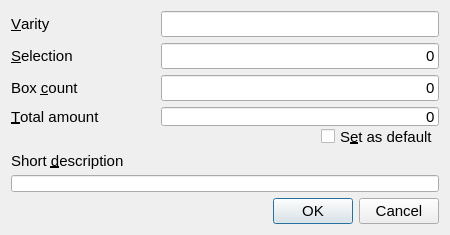
<?xml version="1.0" encoding="UTF-8"?>
<ui version="4.0">
 <class>add_item</class>
 <widget class="QDialog" name="add_item">
  <property name="windowModality">
   <enum>Qt::ApplicationModal</enum>
  </property>
  <property name="geometry">
   <rect>
    <x>0</x>
    <y>0</y>
    <width>450</width>
    <height>235</height>
   </rect>
  </property>
  <property name="sizePolicy">
   <sizepolicy hsizetype="Preferred" vsizetype="Minimum">
    <horstretch>0</horstretch>
    <verstretch>0</verstretch>
   </sizepolicy>
  </property>
  <property name="minimumSize">
   <size>
    <width>450</width>
    <height>235</height>
   </size>
  </property>
  <property name="font">
   <font>
    <pointsize>11</pointsize>
   </font>
  </property>
  <property name="windowTitle">
   <string>Adding new item</string>
  </property>
  <property name="locale">
   <locale language="Russian" country="RussianFederation"/>
  </property>
  <property name="modal">
   <bool>true</bool>
  </property>
  <layout class="QVBoxLayout" name="verticalLayout">
   <item>
    <layout class="QHBoxLayout" name="horizontalLayout">
     <property name="spacing">
      <number>0</number>
     </property>
     <item>
      <widget class="QLabel" name="label">
       <property name="sizePolicy">
        <sizepolicy hsizetype="Preferred" vsizetype="Preferred">
         <horstretch>0</horstretch>
         <verstretch>0</verstretch>
        </sizepolicy>
       </property>
       <property name="minimumSize">
        <size>
         <width>150</width>
         <height>0</height>
        </size>
       </property>
       <property name="text">
        <string>&amp;Varity</string>
       </property>
       <property name="buddy">
        <cstring>varity</cstring>
       </property>
      </widget>
     </item>
     <item>
      <widget class="QLineEdit" name="varity">
       <property name="alignment">
        <set>Qt::AlignRight|Qt::AlignTrailing|Qt::AlignVCenter</set>
       </property>
      </widget>
     </item>
    </layout>
   </item>
   <item>
    <layout class="QHBoxLayout" name="horizontalLayout_2">
     <property name="spacing">
      <number>0</number>
     </property>
     <item>
      <widget class="QLabel" name="label_2">
       <property name="minimumSize">
        <size>
         <width>150</width>
         <height>0</height>
        </size>
       </property>
       <property name="text">
        <string>&amp;Selection</string>
       </property>
       <property name="buddy">
        <cstring>selection</cstring>
       </property>
      </widget>
     </item>
     <item>
      <widget class="QLineEdit" name="selection">
       <property name="inputMask">
        <string/>
       </property>
       <property name="text">
        <string>0</string>
       </property>
       <property name="alignment">
        <set>Qt::AlignRight|Qt::AlignTrailing|Qt::AlignVCenter</set>
       </property>
      </widget>
     </item>
    </layout>
   </item>
   <item>
    <layout class="QHBoxLayout" name="horizontalLayout_3">
     <property name="spacing">
      <number>0</number>
     </property>
     <item>
      <widget class="QLabel" name="label_3">
       <property name="minimumSize">
        <size>
         <width>150</width>
         <height>0</height>
        </size>
       </property>
       <property name="text">
        <string>Box &amp;count</string>
       </property>
       <property name="buddy">
        <cstring>box_amount</cstring>
       </property>
      </widget>
     </item>
     <item>
      <widget class="QLineEdit" name="box_amount">
       <property name="text">
        <string>0</string>
       </property>
       <property name="alignment">
        <set>Qt::AlignRight|Qt::AlignTrailing|Qt::AlignVCenter</set>
       </property>
      </widget>
     </item>
    </layout>
   </item>
   <item>
    <layout class="QVBoxLayout" name="verticalLayout_3">
     <property name="spacing">
      <number>1</number>
     </property>
     <property name="bottomMargin">
      <number>0</number>
     </property>
     <item>
      <layout class="QHBoxLayout" name="horizontalLayout_4">
       <property name="spacing">
        <number>0</number>
       </property>
       <item>
        <widget class="QLabel" name="label_4">
         <property name="minimumSize">
          <size>
           <width>150</width>
           <height>0</height>
          </size>
         </property>
         <property name="text">
          <string>&amp;Total amount</string>
         </property>
         <property name="buddy">
          <cstring>item_amount</cstring>
         </property>
        </widget>
       </item>
       <item>
        <widget class="QLineEdit" name="item_amount">
         <property name="text">
          <string>0</string>
         </property>
         <property name="alignment">
          <set>Qt::AlignRight|Qt::AlignTrailing|Qt::AlignVCenter</set>
         </property>
        </widget>
       </item>
      </layout>
     </item>
     <item>
      <layout class="QHBoxLayout" name="horizontalLayout_6">
       <property name="bottomMargin">
        <number>0</number>
       </property>
       <item>
        <spacer name="horizontalSpacer">
         <property name="orientation">
          <enum>Qt::Horizontal</enum>
         </property>
         <property name="sizeHint" stdset="0">
          <size>
           <width>40</width>
           <height>20</height>
          </size>
         </property>
        </spacer>
       </item>
       <item>
        <widget class="QCheckBox" name="setDefault">
         <property name="text">
          <string>S&amp;et as default</string>
         </property>
        </widget>
       </item>
      </layout>
     </item>
    </layout>
   </item>
   <item>
    <layout class="QVBoxLayout" name="verticalLayout_2">
     <item>
      <widget class="QLabel" name="label_5">
       <property name="text">
        <string>Short &amp;description</string>
       </property>
       <property name="buddy">
        <cstring>description</cstring>
       </property>
      </widget>
     </item>
     <item>
      <widget class="QLineEdit" name="description">
       <property name="sizePolicy">
        <sizepolicy hsizetype="Expanding" vsizetype="Minimum">
         <horstretch>0</horstretch>
         <verstretch>0</verstretch>
        </sizepolicy>
       </property>
       <property name="minimumSize">
        <size>
         <width>0</width>
         <height>0</height>
        </size>
       </property>
      </widget>
     </item>
    </layout>
   </item>
   <item>
    <widget class="QDialogButtonBox" name="buttonBox">
     <property name="orientation">
      <enum>Qt::Horizontal</enum>
     </property>
     <property name="standardButtons">
      <set>QDialogButtonBox::Cancel|QDialogButtonBox::Ok</set>
     </property>
    </widget>
   </item>
  </layout>
 </widget>
 <resources/>
 <connections>
  <connection>
   <sender>varity</sender>
   <signal>textChanged(QString)</signal>
   <receiver>add_item</receiver>
   <slot>changes()</slot>
   <hints>
    <hint type="sourcelabel">
     <x>439</x>
     <y>29</y>
    </hint>
    <hint type="destinationlabel">
     <x>394</x>
     <y>31</y>
    </hint>
   </hints>
  </connection>
  <connection>
   <sender>selection</sender>
   <signal>textChanged(QString)</signal>
   <receiver>add_item</receiver>
   <slot>changes()</slot>
   <hints>
    <hint type="sourcelabel">
     <x>439</x>
     <y>58</y>
    </hint>
    <hint type="destinationlabel">
     <x>397</x>
     <y>70</y>
    </hint>
   </hints>
  </connection>
  <connection>
   <sender>box_amount</sender>
   <signal>textChanged(QString)</signal>
   <receiver>add_item</receiver>
   <slot>changes()</slot>
   <hints>
    <hint type="sourcelabel">
     <x>439</x>
     <y>87</y>
    </hint>
    <hint type="destinationlabel">
     <x>392</x>
     <y>112</y>
    </hint>
   </hints>
  </connection>
  <connection>
   <sender>buttonBox</sender>
   <signal>accepted()</signal>
   <receiver>add_item</receiver>
   <slot>accept()</slot>
   <hints>
    <hint type="sourcelabel">
     <x>316</x>
     <y>208</y>
    </hint>
    <hint type="destinationlabel">
     <x>316</x>
     <y>232</y>
    </hint>
   </hints>
  </connection>
  <connection>
   <sender>buttonBox</sender>
   <signal>rejected()</signal>
   <receiver>add_item</receiver>
   <slot>reject()</slot>
   <hints>
    <hint type="sourcelabel">
     <x>401</x>
     <y>214</y>
    </hint>
    <hint type="destinationlabel">
     <x>402</x>
     <y>231</y>
    </hint>
   </hints>
  </connection>
 </connections>
 <slots>
  <slot>changes()</slot>
 </slots>
</ui>
